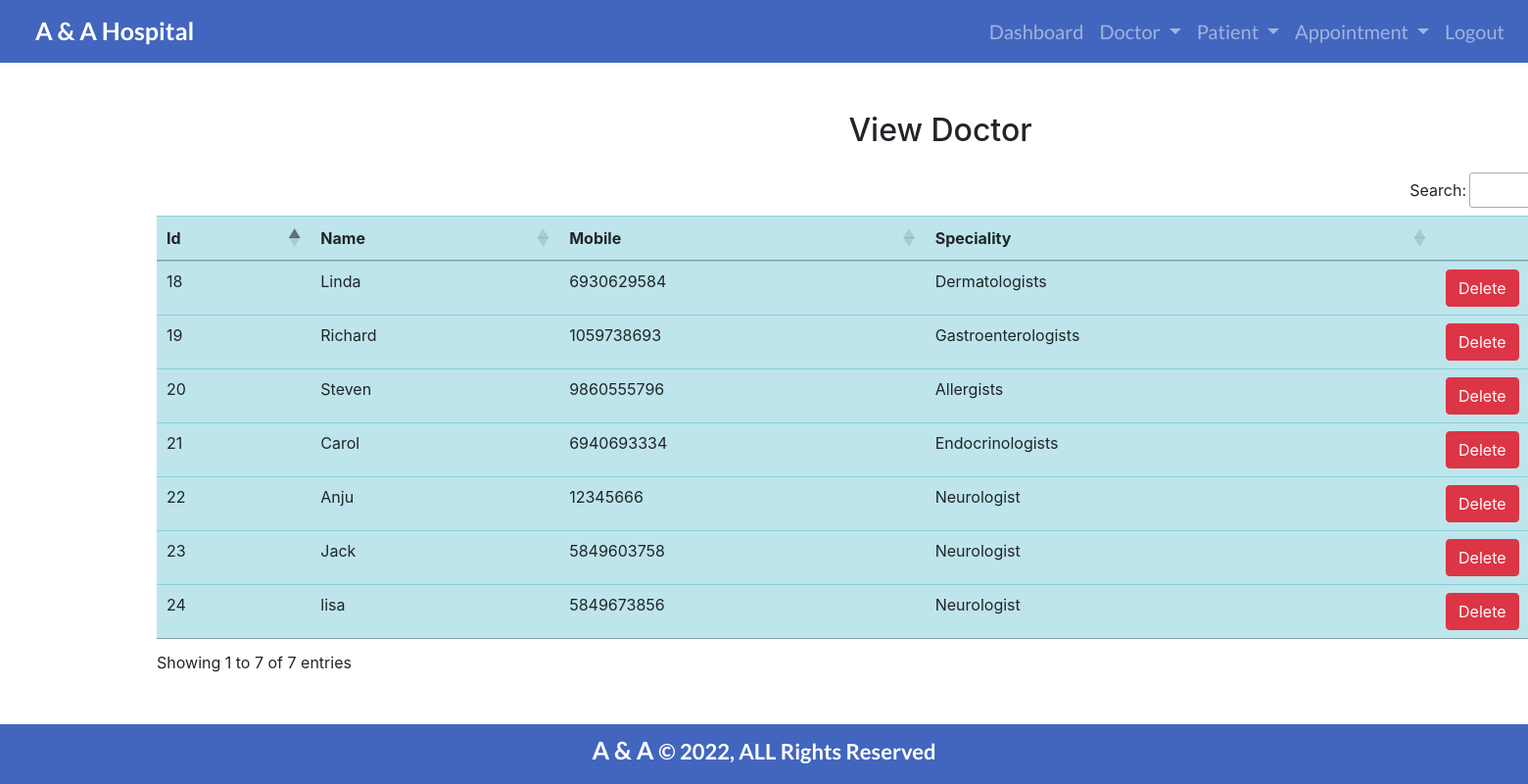
/view_doctor/ (signed in), run on the app's committed database.
### hospital/models.py (models this page shows, shortened)
class Doctor(models.Model):
    name = models.CharField(max_length=50)
    mobile = models.IntegerField()
    speciality = models.CharField(max_length=50)

### hospital/views.py (the view)
# urls.py: path('view_doctor/',View_Doctor,name='view_doctor'),
def View_Doctor(request):
    if not request.user.is_staff:
        return redirect('login')
    doc = Doctor.objects.all()
    d = {'doc' : doc}
    return render(request, 'view_doctor.html', d)

### hospital/templates/view_doctor.html
{% include 'base.html' %}
{% include 'navigation.html' %}
{%block content%}
<div style="width: 100rem; margin-left: 10rem; margin-top: 50px">
    <h2 class="text-center py-0 mb-4">View Doctor</h2>
    <table id="example" class="table table-info">
        <thead>
            <tr>
                <th>Id</th>
                <th>Name</th>
                <th>Mobile</th>
                <th>Speciality</th>
               <th></th>
            </tr>
        </thead>
        <tbody>
            {% for i in doc %}
            <tr>
               <td> {{i.id}}</td>
               <td> {{i.name}}</td>
               <td> {{i.mobile}}</td>
               <td> {{i.speciality}}</td>
               <td><a href="{% url 'delete_doctor' i.id %}"
                onclick="return confirm('Are you sure you want to delete?')"class="btn btn-danger">Delete</a></td>
            </tr>
            {% endfor %}
        </tbody>
    </table>
</div>
{%endblock%}
{% include 'footer.html' %}

### data on the page
Doctor: id "18", name "Linda", mobile "6930629584", speciality "Dermatologists"
Doctor: id "19", name "Richard", mobile "1059738693", speciality "Gastroenterologists"
Doctor: id "20", name "Steven", mobile "9860555796", speciality "Allergists"
Doctor: id "21", name "Carol", mobile "6940693334", speciality "Endocrinologists"
Doctor: id "22", name "Anju", mobile "12345666", speciality "Neurologist"
Doctor: id "23", name "Jack", mobile "5849603758", speciality "Neurologist"
Doctor: id "24", name "lisa", mobile "5849673856", speciality "Neurologist"
